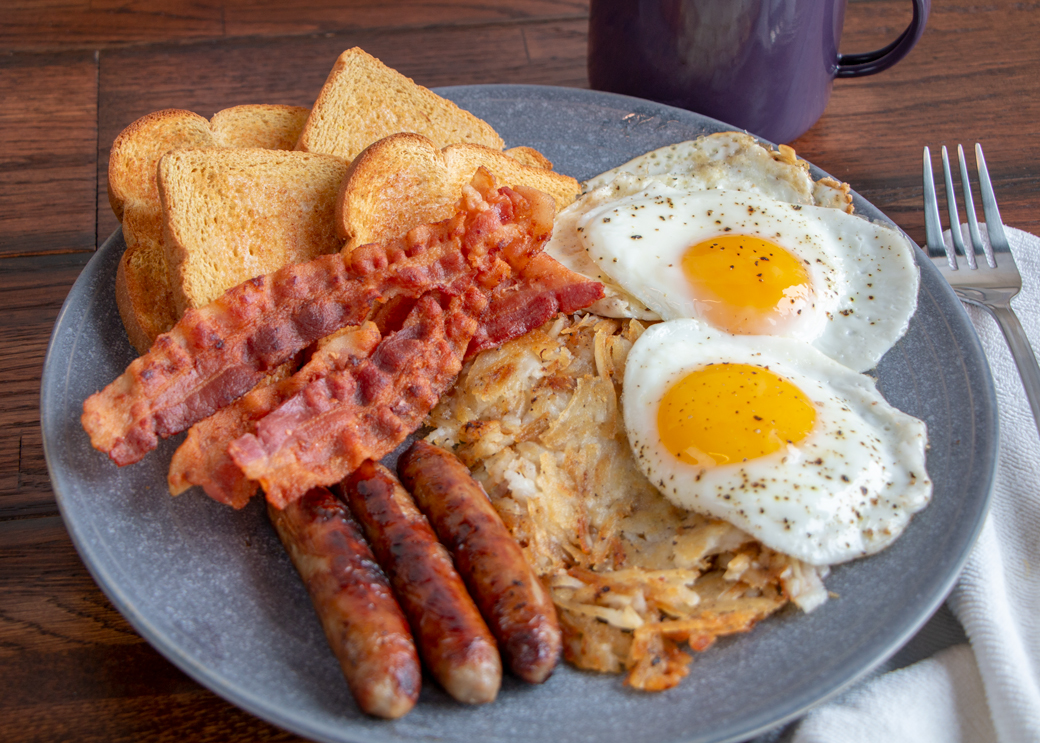
#> input picture samples/food.jpg, 1040 x 743 px
$ python -i blur_detector.py   (imports and definitions only)
#> lines starting #> are read from the running program, lines starting #| are printed output that depends on the picture
#> further down, picture is the input picture: shape (743, 1040, 3); mean B, G, R 95.2, 111.4, 143.2
"""
FFT-based Blur Detection
========================
Adapted from VolETA-MetaFood (CVPR 2024 Food Portion Challenge Winner).

Principle:
    Sharp images have strong high-frequency components (edges, texture).
    Blurry images have most energy concentrated in low frequencies.
    Algorithm:
        1. Compute 2-D FFT of the grayscale image.
        2. Zero out the central low-frequency region.
        3. Inverse FFT → high-frequency signal only.
        4. Mean log-magnitude of the residual = sharpness score.
        5. score <= threshold  →  image is too blurry to process.

The standard width (500 px) normalization ensures the threshold is
image-size independent — same approach used in VolETA's pipeline.
"""

import cv2
import numpy as np


# --------------------------------------------------------------------------
# Public constants (can be overridden per call)
# --------------------------------------------------------------------------
DEFAULT_THRESHOLD = 10.0   # VolETA's value for food images; lower = stricter
_STANDARD_WIDTH   = 500    # Resize to this width before analysis
_CENTER_SIZE      = 60     # Half-size of the low-freq region to zero out


def detect_blur(
    image_bgr: np.ndarray,
    threshold: float = DEFAULT_THRESHOLD,
) -> tuple:
    """Detect whether an image is too blurry to process reliably.

    Adapted from VolETA-MetaFood (CVPR 2024).

    Args:
        image_bgr : BGR image array (H, W, 3) as returned by cv2.imread /
                    cv2.imdecode.  Grayscale (H, W) also accepted.
        threshold : Sharpness score below which the image is flagged blurry.
                    Default 10.0 (VolETA's calibrated value for food photos).

    Returns:
        Tuple (score: float, is_blurry: bool).
        score is the mean high-frequency log-magnitude; higher = sharper.
        Typical values: sharp ≈ 20–40, slightly soft ≈ 12–18, blurry < 10.
    """
#> called with threshold = 10
    # ── Convert to grayscale ──────────────────────────────────────────────
    if image_bgr.ndim == 3:
        gray = cv2.cvtColor(image_bgr, cv2.COLOR_BGR2GRAY)
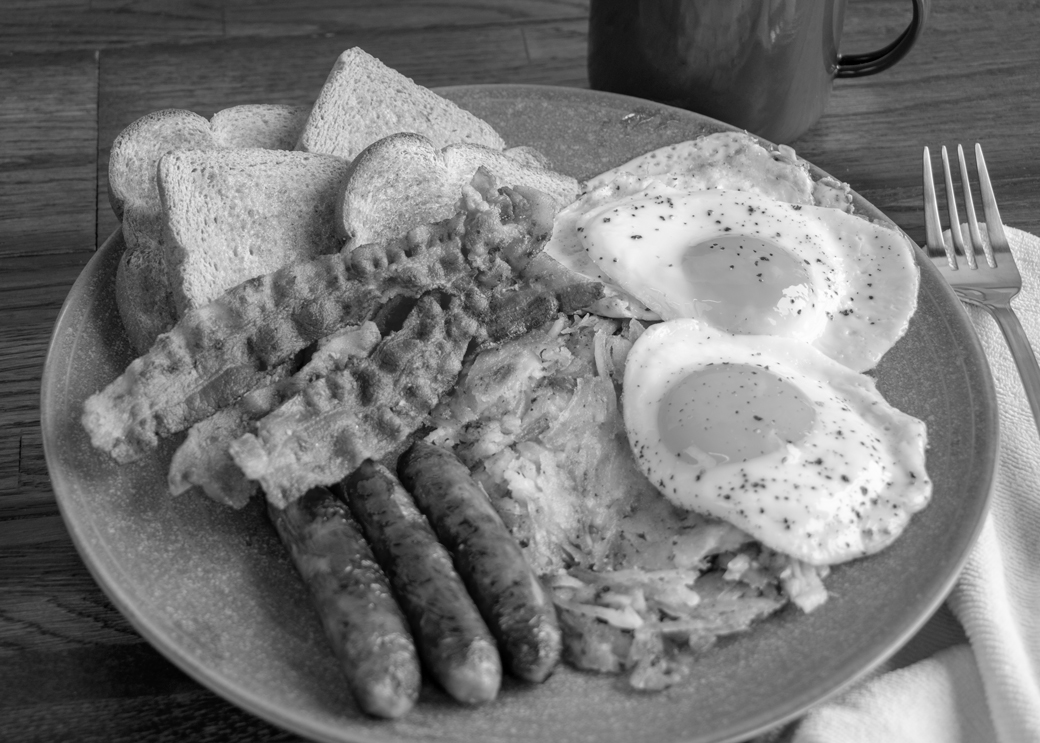
#> gray: shape (743, 1040); min 0, max 254, mean 119.1
    else:
        gray = image_bgr

    # ── Resize to standard width (makes threshold image-size independent) ─
    h, w = gray.shape
#> h = 743; w = 1040
    new_h = max(1, int(h * _STANDARD_WIDTH / w))
#> new_h = 357
    gray = cv2.resize(gray, (_STANDARD_WIDTH, new_h))
#> gray: shape (357, 500)

    H, W = gray.shape
#> H = 357; W = 500
    cx, cy = W // 2, H // 2
#> cx = 250; cy = 178

    # ── Adaptive centre block — capped to ¼ of the smaller dimension ─────
    # _CENTER_SIZE=60 assumes a roughly square image.  Wide-but-short crops
    # (bacon strips, pancakes, pizza slices) resize to e.g. 500×70 px, so
    # cy=35 and cy-60 goes negative → numpy clamps it → the entire height
    # gets zeroed out → bogus near-zero score → sharp food falsely "blurry".
    center = min(_CENTER_SIZE, H // 4, W // 4)
#> center = 60
    if center < 1:
        center = 1

    # ── FFT → shift zero-frequency to centre ─────────────────────────────
    fft       = np.fft.fft2(gray.astype(np.float32))
    fft_shift = np.fft.fftshift(fft)

    # ── Zero out low-frequency (DC + smooth) centre block ────────────────
    fft_shift[cy - center: cy + center,
              cx - center: cx + center] = 0

    # ── Inverse transform → high-frequency residual ───────────────────────
    recon     = np.fft.ifft2(np.fft.ifftshift(fft_shift))

    # ── Mean log-magnitude = sharpness score ─────────────────────────────
    magnitude = 20.0 * np.log(np.abs(recon) + 1e-10)   # +eps avoids log(0)
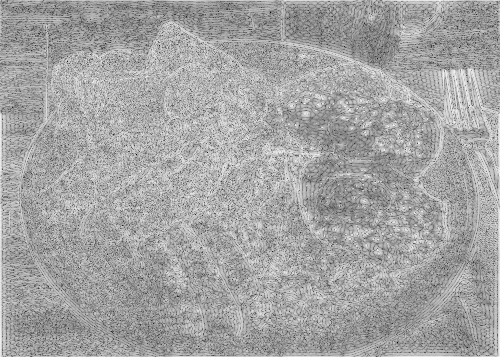
#> magnitude: shape (357, 500) float64; min -95.91, max 98.2, mean 28.8; drawn with min black and max white
    score     = float(np.mean(magnitude))
#> score = 28.83

    return score, score <= threshold

>>> import cv2
>>> picture = cv2.imread('../samples/food.jpg')
>>> result = detect_blur(picture)
#> result = (28.83, False)
